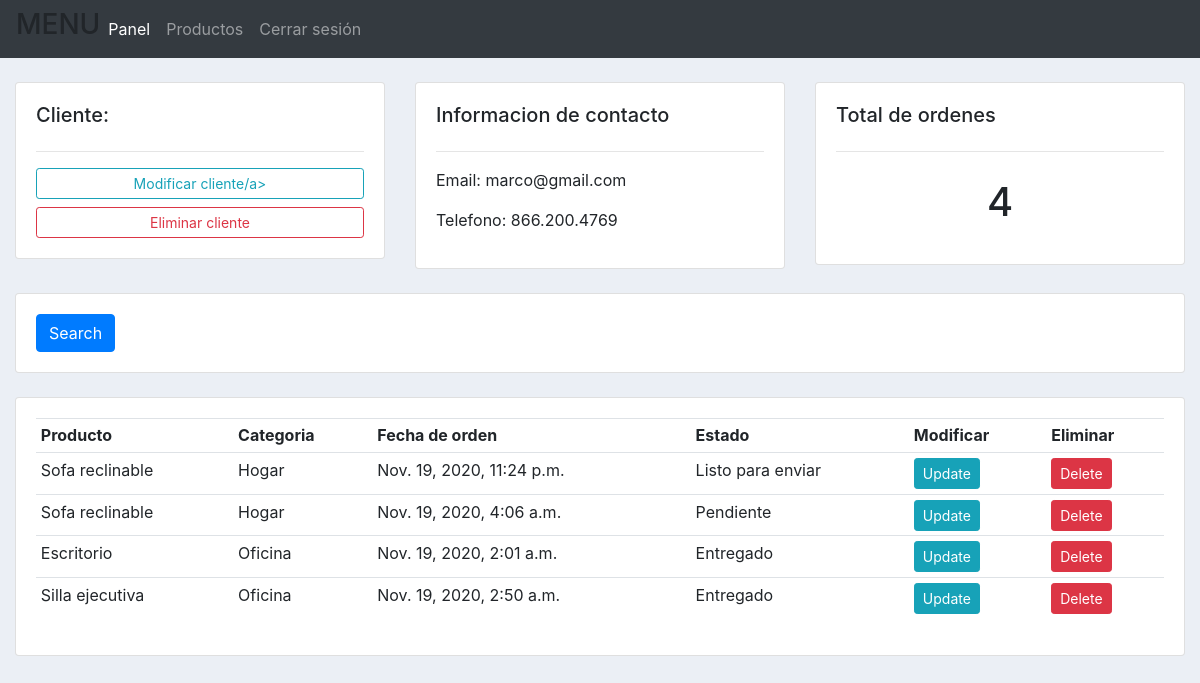
The app's page /customer/2/ with its own data.
### accounts/models.py (models this page shows, shortened)
class Customer(models.Model):
	name = models.CharField(max_length=200, null=True)
	phone = models.CharField(max_length=200, null=True)
	email = models.CharField(max_length=200, null=True)
	date_created = models.DateTimeField(auto_now_add=True, null=True)

class Order(models.Model):
	STATUS = (
			('Pendiente', 'Pendiente'),
			('Listo para enviar', 'Listo para enviar'),
			('Entregado', 'Entregado'),
			)
	customer = models.ForeignKey(Customer, null=True, on_delete= models.SET_NULL)
	product = models.ForeignKey(Product, null=True, on_delete= models.SET_NULL)
	date_created = models.DateTimeField(auto_now_add=True, null=True)
	status = models.CharField(max_length=200, null=True, choices=STATUS)

class Product(models.Model):
	CATEGORY = (
			('Indoor', 'Indoor'),
			('Out Door', 'Out Door'),
			)
	name = models.CharField(max_length=200, null=True)
	price = models.FloatField(null=True)
	category = models.CharField(max_length=200, null=True, choices=CATEGORY)
	description = models.CharField(max_length=200, null=True, blank=True)
	date_created = models.DateTimeField(auto_now_add=True, null=True)
	tags = models.ManyToManyField(Tag)
	def __str__(self):
		return self.name

### accounts/views.py (the view)
# urls.py: path('customer/<str:pk_test>/', views.customer, name="customer"),
def customer(request, pk_test):
	customer = Customer.objects.get(id=pk_test)
	orders = customer.order_set.all()
	order_count = orders.count()
	context = {'customer':customer, 'orders':orders, 'order_count':order_count}
	return render(request, 'accounts/customer.html',context)

### accounts/templates/accounts/customer.html
{%  extends 'accounts/main.html' %}
{% block content %}
	<br>
<div class="row">
	<div class="col-md">
		<div class="card card-body">
			<h5>Cliente:</h5>
			<hr>
			<a class="btn btn-outline-info  btn-sm btn-block" href="">Modificar cliente/a>
			<a class="btn btn-outline-danger  btn-sm btn-block" href="">Eliminar cliente</a>
		</div>
	</div>
	<div class="col-md">
		<div class="card card-body">
			<h5>Informacion de contacto</h5>
			<hr>
			<p>Email: {{customer.email}}</p>
			<p>Telefono: {{customer.phone}}</p>
		</div>
	</div>
	<div class="col-md">
		<div class="card card-body">
			<h5>Total de ordenes</h5>
			<hr>
			<h1 style="text-align: center;padding: 10px">{{order_count}}</h1>
		</div>
	</div>
</div>
<br>
<div class="row">
	<div class="col">
		<div class="card card-body">
			<form method="get">
		    <button class="btn btn-primary" type="submit">Search</button>
		  </form>
		</div>
	</div>
</div>
<br>
<div class="row">
	<div class="col-md">
		<div class="card card-body">
			<table class="table table-sm">
				<tr>
					<th>Producto</th>
					<th>Categoria</th>
					<th>Fecha de orden</th>
					<th>Estado</th>
					<th>Modificar</th>
					<th>Eliminar</th>
				</tr>
				{% for order in orders %}
				<tr>
					<td>{{order.product}}</td>
					<td>{{order.product.category}}</td>
					<td>{{order.date_created}}</td>
					<td>{{order.status}}</td>
					<td><a class="btn btn-sm btn-info" href="{% url 'update_order' order.id %}">Update</a></td>
					<td><a class="btn btn-sm btn-danger" href="{% url 'delete_order' order.id %}">Delete</a></td>
				</tr>
				{% endfor %}
			</table>
		</div>
	</div>
</div>
{% endblock %}

### accounts/templates/accounts/main.html (shortened to what this page needs)
{% load static %}
<!DOCTYPE html>
<html>
<head>
	<link rel="stylesheet" href="https://stackpath.bootstrapcdn.com/bootstrap/4.3.1/css/bootstrap.min.css">
	<link rel="stylesheet" type="text/css" href="{% static '/css/main.css' %}">
</head>
<body>
	{%  include 'accounts/navbar.html' %}
	<div class="container-fluid">
	{% block content %}
	{% endblock %}
    </div>
</body>
</html>

### accounts/templates/accounts/navbar.html (shortened to what this page needs)
{% load static %}
<nav class="navbar navbar-expand-lg navbar-dark bg-dark">
 <H3>MENU</H3>
  <div class="collapse navbar-collapse" id="navbarNav">
    <ul class="navbar-nav">
      <li class="nav-item active">
        <a class="nav-link" href="{% url 'home' %}">Panel</a>
      </li>
      <li class="nav-item">
        <a class="nav-link" href="{% url 'products' %}">Productos</a>
      </li>
        <li class="nav-item">
        <a class="nav-link" href="/logout">Cerrar sesión</a>
      </li>
    </ul>
  </div>
</nav>

### static/css/main.css (style rules this page uses)
body { background-color: #ebeff5; }

### records on screen
Customer: email "marco@gmail.com", phone "866.200.4769"
Order: product "Sofa reclinable", product.category "Hogar", date_created "Nov. 19, 2020, 11:24 p.m.", status "Listo para enviar"
Order: product "Sofa reclinable", product.category "Hogar", date_created "Nov. 19, 2020, 4:06 a.m.", status "Pendiente"
Order: product "Escritorio", product.category "Oficina", date_created "Nov. 19, 2020, 2:01 a.m.", status "Entregado"
Order: product "Silla ejecutiva", product.category "Oficina", date_created "Nov. 19, 2020, 2:50 a.m.", status "Entregado"

### other values on screen
{{ order_count }} "4"
